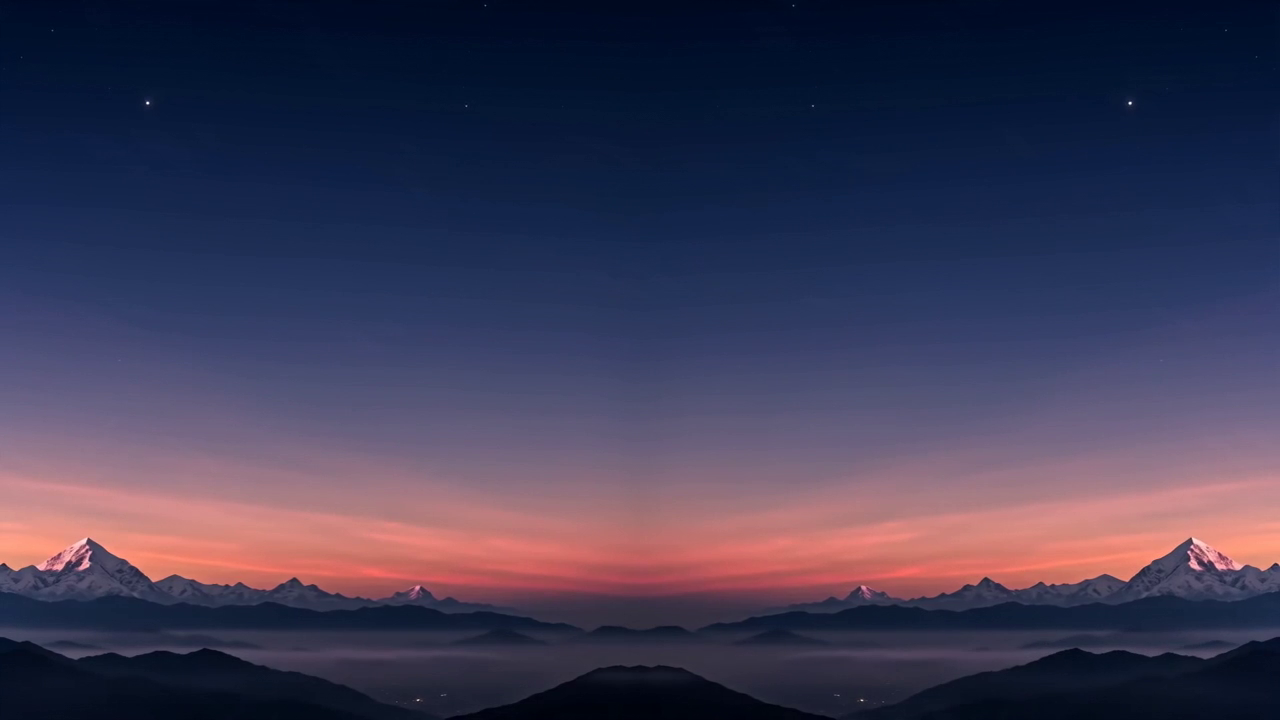
#> input picture frame 19 of lofi_phonk_empire/dreamina-seedance-2.0-720p_b_Create_a_premium_cin.mp4, 1280 x 720 px
$ python render_alfaaz_lyrical_mode.py
#> lines starting #> are read from the running program, lines starting #| are printed output that depends on the picture
"""
Lyrical Mode Style Lyric Video Renderer (Zero Black Overlays, Zero Jitter)
Matches exact aesthetic of https://youtu.be/JL6_VbpQRh4 (Lyrical Mode):
- 100% untouched video background (no dark overlay boxes, no letterbox strips)
- 100% ROCK-SOLID stationary text (Zero shaking, zero bobbing, zero jitter)
- Pure smooth opacity fade-in / fade-out transitions
- Crisp white typography with soft Gaussian drop shadow directly under glyphs
- Minimal bottom branding tag
"""

import os
import cv2
import numpy as np
from PIL import Image, ImageFont, ImageDraw, ImageFilter
import subprocess

def ease_in_out(t):
    # Smooth Hermite interpolation between 0 and 1
    return t * t * (3 - 2 * t)

def render_lyrical_mode_stable(font_choice="dancing_script"):
#> called with font_choice = 'dancing_script'
    video_in = "d:/facts_yt/lofi_phonk_empire/dreamina-seedance-2.0-720p_b_Create_a_premium_cin.mp4"
    audio_in = "d:/facts_yt/lofi_phonk_empire/raw_stems/audio/alfaaz_baaghan_vichon_viral_hook.mp3"

    if font_choice == "dancing_script":
        font_path = "d:/facts_yt/lofi_phonk_empire/assets/fonts_en/DancingScript.ttf"
        font_size = 56
        tag_suffix = "dancing_script"
    else:
        font_path = "d:/facts_yt/lofi_phonk_empire/assets/fonts_en/Playfair_Display.ttf"
        font_size = 46
        tag_suffix = "playfair"

    tag_font_path = "d:/facts_yt/lofi_phonk_empire/assets/fonts_en/BebasNeue.ttf"

    output_dir = "d:/facts_yt/lofi_phonk_empire/output/youtube_16x9"
    os.makedirs(output_dir, exist_ok=True)
    temp_video = f"d:/facts_yt/lofi_phonk_empire/temp_stable_{tag_suffix}_raw.mp4"
    final_output = os.path.join(output_dir, f"alfaaz_lyrical_mode_stable_{tag_suffix}_5s.mp4")

    cap = cv2.VideoCapture(video_in)
    fps = 24.0
    total_frames = 120 # 5.0 seconds
    width = 1280
    height = 720

    fourcc = cv2.VideoWriter_fourcc(*'mp4v')
    out = cv2.VideoWriter(temp_video, fourcc, fps, (width, height))

    font_lyric = ImageFont.truetype(font_path, font_size)
    font_tag = ImageFont.truetype(tag_font_path, 24)

    line1 = "Baaghan vichon main te tode"
    line2 = "tere layi gulab ve..."
    brand_tag = "ALFAAZ  •  HAMZA MALIK"

    # Pre-render static text and shadow templates once for maximum sharpness and zero jitter!
    # 1. Shadow template
    shadow_base = Image.new('RGBA', (width, height), (0, 0, 0, 0))
#> shadow_base: PIL image 1280x720 RGBA; every value is 0
    d_sh = ImageDraw.Draw(shadow_base)
    y_center = 380 # ROCK-SOLID FIXED Y-POSITION (NO JITTER, NO SINE WAVE)

    d_sh.text((width // 2, y_center - 36), line1, font=font_lyric, fill=(2, 4, 10, 240), anchor="mm")
    d_sh.text((width // 2, y_center + 38), line2, font=font_lyric, fill=(2, 4, 10, 240), anchor="mm")
    d_sh.text((width // 2, 667), brand_tag, font=font_tag, fill=(2, 4, 10, 200), anchor="mm")
    shadow_blurred_base = shadow_base.filter(ImageFilter.GaussianBlur(radius=5))
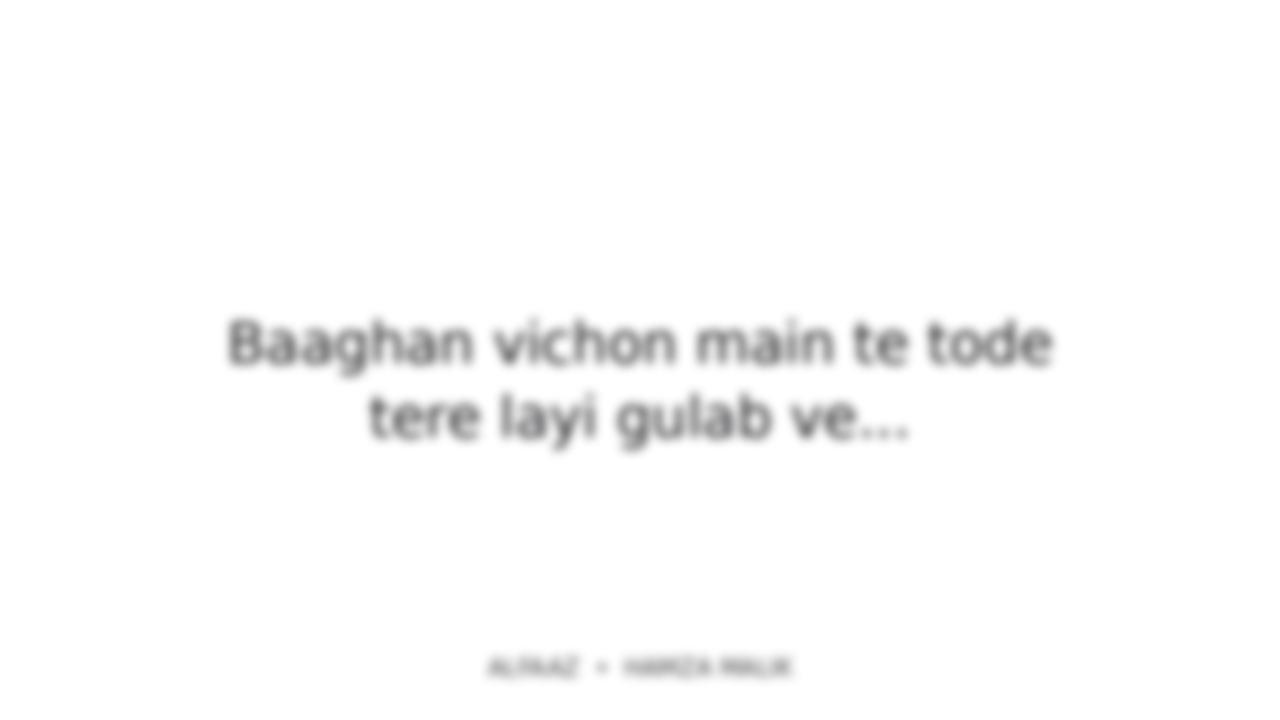
#> shadow_blurred_base: PIL image 1280x720 RGBA; mean R, G, B, A 0, 0.1, 0.2, 4.1; transparent parts drawn white

    # 2. Text template
    text_base = Image.new('RGBA', (width, height), (0, 0, 0, 0))
    d_txt = ImageDraw.Draw(text_base)
    d_txt.text((width // 2, y_center - 38), line1, font=font_lyric, fill=(255, 255, 255, 255), anchor="mm")
    d_txt.text((width // 2, y_center + 36), line2, font=font_lyric, fill=(255, 255, 255, 255), anchor="mm")
    d_txt.text((width // 2, 665), brand_tag, font=font_tag, fill=(255, 255, 255, 220), anchor="mm")

    # Convert templates to numpy for ultra-fast alpha modulation
    shadow_arr = np.array(shadow_blurred_base, dtype=np.float32)
    text_arr = np.array(text_base, dtype=np.float32)

    for f in range(total_frames):
        ret, frame = cap.read()
        if not ret:
            cap.set(cv2.CAP_PROP_POS_FRAMES, 0)
            ret, frame = cap.read()

        t = f / fps # 0.0 to 5.0 seconds

        # Smooth Fade-In (0.0s to 0.6s) and Fade-Out (4.4s to 5.0s)
        if t < 0.6:
            fade = ease_in_out(t / 0.6)
        elif t > 4.4:
            fade = ease_in_out((5.0 - t) / 0.6)
        else:
            fade = 1.0

        # 1. Natural Video Frame (100% natural colors - ZERO black overlay!)
        frame_rgb = cv2.cvtColor(frame, cv2.COLOR_BGR2RGB)
        im = Image.fromarray(frame_rgb).convert('RGBA')

        if fade > 0.01:
            # Modulate alpha smoothly without moving a single pixel!
            cur_shadow = shadow_arr.copy()
            cur_shadow[:, :, 3] *= fade
            cur_shadow_img = Image.fromarray(np.uint8(cur_shadow), 'RGBA')

            cur_text = text_arr.copy()
            cur_text[:, :, 3] *= fade
            cur_text_img = Image.fromarray(np.uint8(cur_text), 'RGBA')

            # Composite shadow and text
            im = Image.alpha_composite(im, cur_shadow_img)
            im = Image.alpha_composite(im, cur_text_img)

        # Output frame
        final_bgr = cv2.cvtColor(np.array(im.convert('RGB')), cv2.COLOR_RGB2BGR)
        out.write(final_bgr)
#> this loop made 31 passes
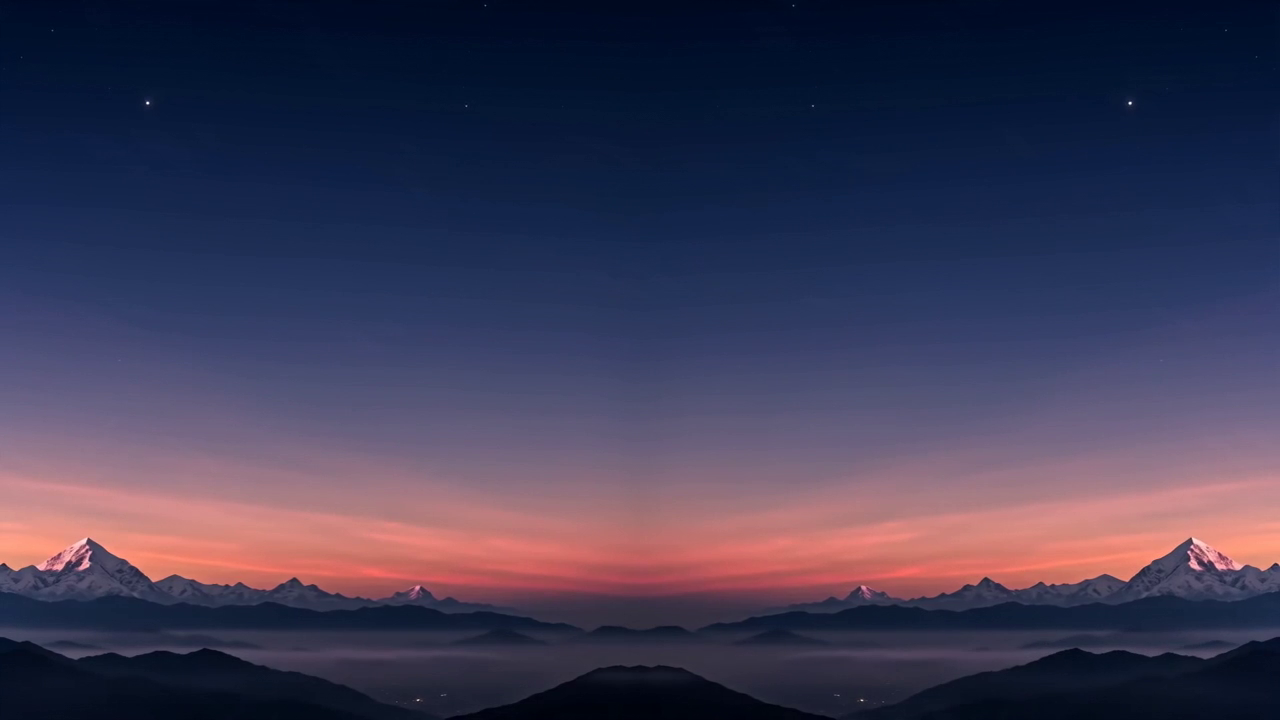
#> input picture frame 19 of lofi_phonk_empire/dreamina-seedance-2.0-720p_b_Create_a_premium_cin.mp4, 1280 x 720 px
#> after the loop:
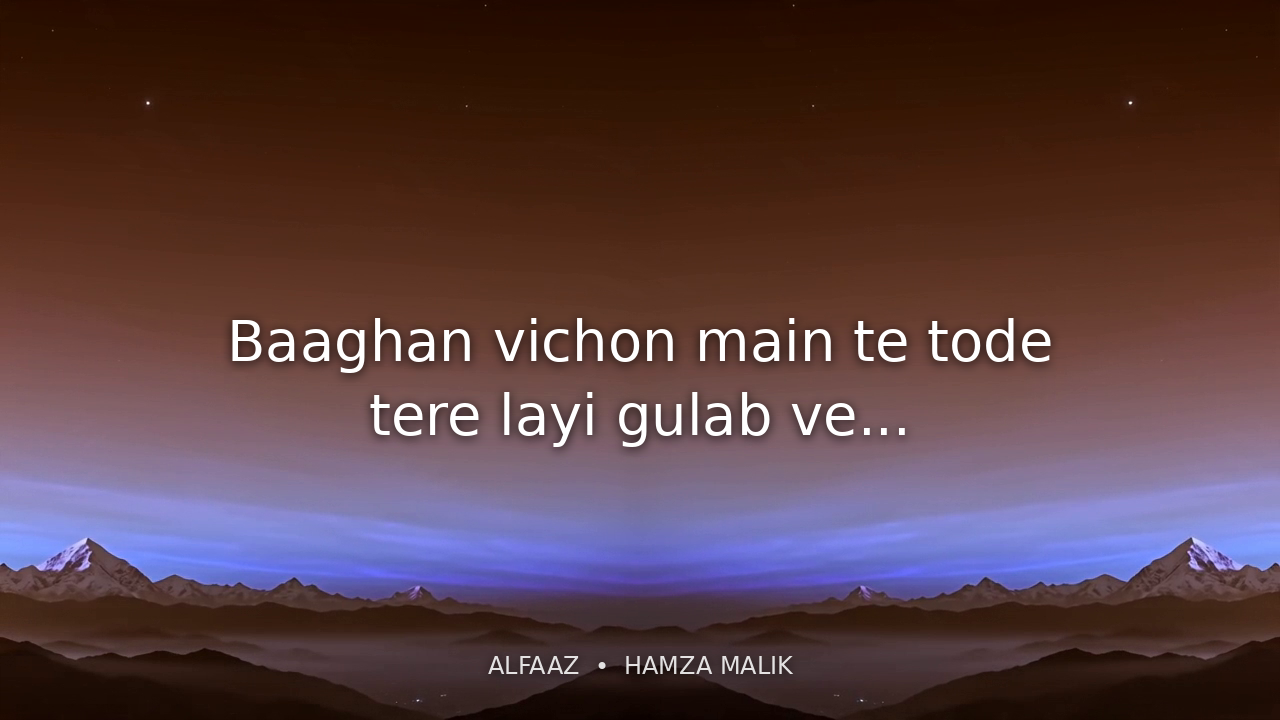
#> final_bgr: shape (720, 1280, 3); mean R, G, B 86.4, 60.9, 64.9

    cap.release()
    out.release()

    # Mux with exact audio slice from 5.76s to 10.76s
    cmd = [
        "ffmpeg", "-y",
        "-ss", "00:00:05.76", "-t", "5.0", "-i", audio_in,
        "-i", temp_video,
        "-c:v", "libx264", "-pix_fmt", "yuv420p", "-crf", "18",
        "-c:a", "aac", "-b:a", "192k",
        "-map", "1:v:0", "-map", "0:a:0",
        "-shortest", final_output
    ]
    subprocess.run(cmd, check=True, stdout=subprocess.DEVNULL, stderr=subprocess.DEVNULL)
    if os.path.exists(temp_video):
        os.remove(temp_video)

    print(f"[{font_choice}] Stable render complete: {final_output}")
    return final_output

if __name__ == "__main__":
    render_lyrical_mode_stable("dancing_script")
    render_lyrical_mode_stable("playfair")
